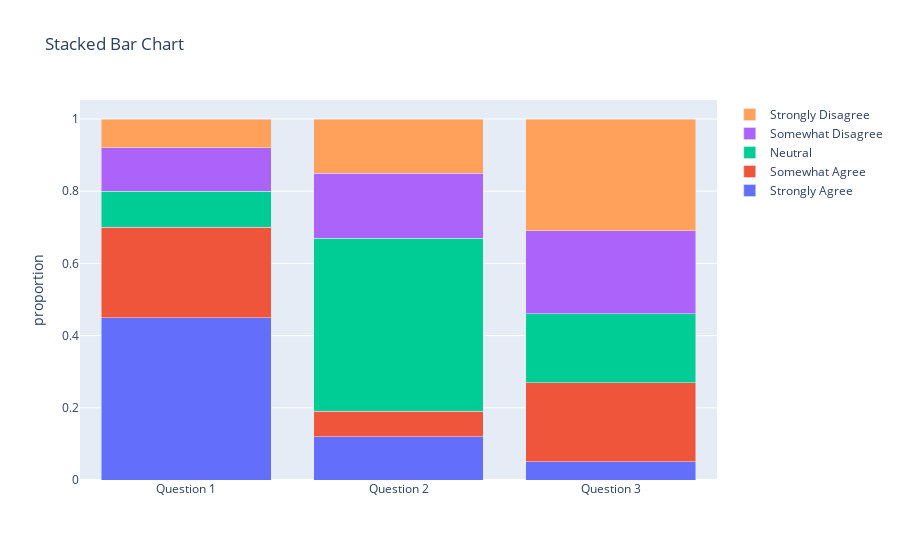

Notebook code cell kept with this figure:
### Code cell
# create a fig from data & layout, and plot the fig.
fig2 = go.Figure(data=traces, layout=layout2)
fig2.show()

### Figure 1 — Plotly figure (JSON) as saved in the notebook; plotly's stock layout.template omitted (floating-point values rounded to 4 significant figures)
{"data": [{"name": "Strongly Agree", "type": "bar", "x": ["Question 1", "Question 2", "Question 3"], "y": [0.45, 0.12, 0.05]}, {"name": "Somewhat Agree", "type": "bar", "x": ["Question 1", "Question 2", "Question 3"], "y": [0.25, 0.07, 0.22]}, {"name": "Neutral", "type": "bar", "x": ["Question 1", "Question 2", "Question 3"], "y": [0.1, 0.48, 0.19]}, {"name": "Somewhat Disagree", "type": "bar", "x": ["Question 1", "Question 2", "Question 3"], "y": [0.12, 0.18, 0.23]}, {"name": "Strongly Disagree", "type": "bar", "x": ["Question 1", "Question 2", "Question 3"], "y": [0.08, 0.15, 0.31]}], "layout": {"barmode": "stack", "title": {"text": "Stacked Bar Chart"}, "yaxis": {"title": {"text": "proportion"}}}}
